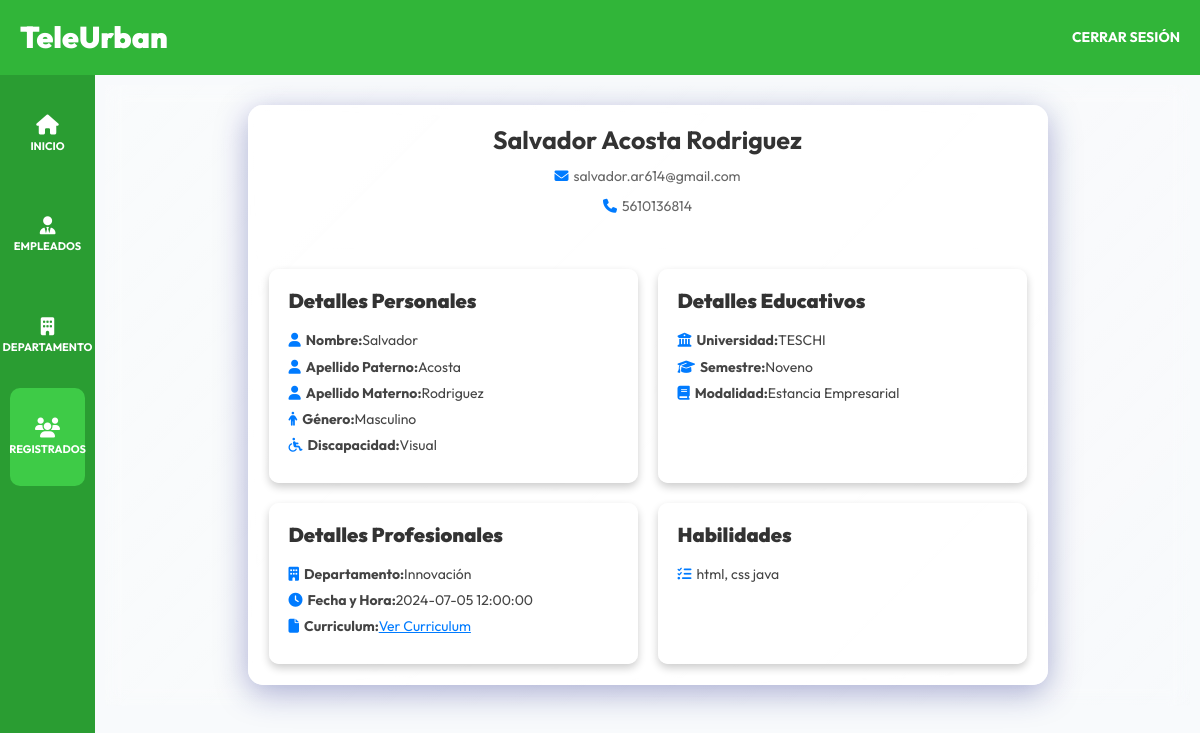
Screenshot of /admin/registrados/ver?id=21 (signed in) with the database file from the repository.
### tables this page shows
CREATE TABLE `entrevistas` (
  `id` int NOT NULL AUTO_INCREMENT,
  `nombre` varchar(255) NOT NULL,
  `a_paterno` varchar(255) NOT NULL,
  `a_materno` varchar(255) NOT NULL,
  `email` varchar(255) NOT NULL,
  `telefono` varchar(20) NOT NULL,
  `discapacidad_id` bigint DEFAULT NULL,
  `genero_id` bigint DEFAULT NULL,
  `semestre_id` bigint DEFAULT NULL,
  `universidad_id` bigint DEFAULT NULL,
  `curriculum` longblob,
  `fecha_hora` datetime NOT NULL,
  `modalidad_id` bigint DEFAULT NULL,
  `token` varchar(82) DEFAULT NULL,
  `token_expiracion` datetime DEFAULT NULL,
  `departamento_id` bigint DEFAULT NULL,
  `habilidades` text,
  `estatus_id` bigint DEFAULT NULL,
  PRIMARY KEY (`id`),
  KEY `discapacidad_id` (`discapacidad_id`),
  KEY `genero_id` (`genero_id`),
  KEY `semestre_id` (`semestre_id`),
  KEY `universidad_id` (`universidad_id`),
  KEY `modalidad_id` (`modalidad_id`),
  KEY `fk_departamento_id` (`departamento_id`),
  KEY `fk_estatus` (`estatus_id`),
  CONSTRAINT `entrevistas_ibfk_1` FOREIGN KEY (`discapacidad_id`) REFERENCES `discapacidad` (`id`),
  CONSTRAINT `entrevistas_ibfk_2` FOREIGN KEY (`genero_id`) REFERENCES `genero` (`id`),
  CONSTRAINT `entrevistas_ibfk_3` FOREIGN KEY (`semestre_id`) REFERENCES `semestre` (`id`),
  CONSTRAINT `entrevistas_ibfk_4` FOREIGN KEY (`universidad_id`) REFERENCES `universidad` (`id`),
  CONSTRAINT `entrevistas_ibfk_6` FOREIGN KEY (`modalidad_id`) REFERENCES `descripcion` (`id`),
  CONSTRAINT `entrevistas_ibfk_departamento` FOREIGN KEY (`departamento_id`) REFERENCES `departamentos` (`id`),
  CONSTRAINT `fk_departamento_id` FOREIGN KEY (`departamento_id`) REFERENCES `departamentos` (`id`),
  CONSTRAINT `fk_estatus` FOREIGN KEY (`estatus_id`) REFERENCES `status` (`id`)
);

CREATE TABLE `genero` (
  `id` bigint NOT NULL AUTO_INCREMENT,
  `nombre` varchar(250) NOT NULL,
  PRIMARY KEY (`id`),
  UNIQUE KEY `nombre` (`nombre`)
);

CREATE TABLE `discapacidad` (
  `id` bigint NOT NULL AUTO_INCREMENT,
  `nombre` varchar(250) NOT NULL,
  PRIMARY KEY (`id`),
  UNIQUE KEY `nombre` (`nombre`)
);

CREATE TABLE `universidad` (
  `id` bigint NOT NULL AUTO_INCREMENT,
  `nombre` varchar(250) NOT NULL,
  PRIMARY KEY (`id`),
  UNIQUE KEY `nombre` (`nombre`)
);

CREATE TABLE `semestre` (
  `id` bigint NOT NULL AUTO_INCREMENT,
  `grado` varchar(250) NOT NULL,
  PRIMARY KEY (`id`),
  UNIQUE KEY `grado` (`grado`)
);

CREATE TABLE `descripcion` (
  `id` bigint NOT NULL AUTO_INCREMENT,
  `nombre` varchar(250) NOT NULL,
  PRIMARY KEY (`id`),
  UNIQUE KEY `nombre` (`nombre`)
);

CREATE TABLE `departamentos` (
  `id` bigint NOT NULL AUTO_INCREMENT,
  `nombre_departamento` varchar(250) NOT NULL,
  `id_encargado` bigint NOT NULL,
  `descripcion` text,
  `imagen` varchar(255) DEFAULT NULL,
  `publicado` tinyint(1) DEFAULT '0',
  `disponible` tinyint(1) NOT NULL DEFAULT '1',
  PRIMARY KEY (`id`),
  KEY `departamento_ibfk_1` (`id_encargado`),
  CONSTRAINT `departamentos_ibfk_1` FOREIGN KEY (`id_encargado`) REFERENCES `empleados` (`id`)
);

### controllers/EntrevistaController.php (called while the page is built, shortened)
<?php
class EntrevistaController {
    public static function verMasInformacion(Router $router) {
        $id = $_GET['id'];
        $id = filter_var($id, FILTER_VALIDATE_INT);
        $entrevista = Entrevista::find($id);
        $entrevista->universidad_nombre = $entrevista->obtenerUniversidad();
        $entrevista->semestre_nombre = $entrevista->obtenerSemestre();
        $entrevista->departamento_nombre = $entrevista->obtenerDepartamento();
        $entrevista->modalidad_nombre = $entrevista->obtenerModalidad();
        $entrevista->discapacidad_nombre = $entrevista->obtenerDiscapacidad();
        $entrevista->genero_nombre = $entrevista->obtenerGenero();
        $router->render('admin/registrados/ver', [
            'titulo' => 'Detalles del Postulante',
            'entrevista' => $entrevista
        ]);
    }
}

### public/index.php (called while the page is built, shortened)
<?php
$router = new Router();
$router->get('/login', [AuthController::class, 'login']);
$router->post('/login', [AuthController::class, 'login']);
$router->post('/logout', [AuthController::class, 'logout']);
$router->get('/registro', [AuthController::class, 'registro']);
$router->post('/registro', [AuthController::class, 'registro']);
$router->get('/olvide', [AuthController::class, 'olvide']);
$router->post('/olvide', [AuthController::class, 'olvide']);
$router->get('/reestablecer', [AuthController::class, 'reestablecer']);
$router->post('/reestablecer', [AuthController::class, 'reestablecer']);
$router->get('/mensaje', [AuthController::class, 'mensaje']);
$router->get('/confirmar-cuenta', [AuthController::class, 'confirmar']);
$router->get('/admin/dashboard', [DashboardController::class, 'index']);
$router->get('/admin/empleados', [EmpleadosController::class, 'index']);
$router->get('/admin/empleados/crear', [EmpleadosController::class, 'crear']);
$router->post('/admin/empleados/crear', [EmpleadosController::class, 'crear']);
$router->get('/admin/empleados/editar', [EmpleadosController::class, 'editar']);
$router->post('/admin/empleados/editar', [EmpleadosController::class, 'editar']);
$router->post('/admin/empleados/eliminar', [EmpleadosController::class, 'eliminar']);
$router->get('/admin/departamentos', [DepartamentosController::class, 'index']);
$router->get('/admin/departamentos/crear', [DepartamentosController::class, 'crear']);
$router->post('/admin/departamentos/crear', [DepartamentosController::class, 'crear']);
$router->get('/admin/departamentos/editar', [DepartamentosController::class, 'editar']);
$router->post('/admin/departamentos/editar', [DepartamentosController::class, 'editar']);
$router->post('/admin/departamentos/eliminar', [DepartamentosController::class, 'eliminar']);
$router->post('/admin/departamentos/publicar', [DepartamentosController::class, 'publicar']);
$router->post('/admin/departamentos/despublicar', [DepartamentosController::class, 'despublicar']);
$router->post('/admin/departamentos/toggle-disponibilidad', [DepartamentosController::class, 'toggleDisponibilidad']);
$router->post('/admin/registrados/aceptar', [EntrevistaController::class, 'aceptar']);
$router->post('/admin/registrados/rechazar', [EntrevistaController::class, 'rechazar']);
$router->get('/admin/registrados/cv', [EntrevistaController::class, 'cv']);
$router->get('/admin/registrados/ver', [EntrevistaController::class, 'verMasInformacion']);
$router->get('/', [PaginasController::class, 'index']);
$router->get('/teleurban', [PaginasController::class, 'nosotros']);
$router->get('/departamentos', [PaginasController::class, 'departamentos']);
$router->get('/departamento', [DepartamentosController::class, 'detalle']);
$router->get('/citas', [CitasController::class, 'crear']);
$router->post('/citas', [CitasController::class, 'crear']);
$router->post('/validar-fecha-hora', [CitasController::class, 'validarFechaHora']);
$router->get('/404', [PaginasController::class, 'error']);
$router->get('/entrevistas', [CitasController::class, 'listar']);
$router->get('/modificar-cita', [CitasController::class, 'editar']);
$router->post('/modificar-cita', [CitasController::class, 'editar']);
$router->get('/login-cita', [CitasController::class, 'login']);
$router->post('/login-cita', [CitasController::class, 'login']);
$router->get('/admin/registrados', [EntrevistaController::class, 'index']);
$router->get('/admin/registrados/editar', [EntrevistaController::class, 'editar']);
$router->post('/admin/registrados/editar', [EntrevistaController::class, 'editar']);
$router->post('/admin/registrados/eliminar', [EntrevistaController::class, 'eliminar']);
$router->comprobarRutas();

### models/ActiveRecord.php (called while the page is built, shortened)
<?php
class ActiveRecord {
    protected static $db;
    protected static $tabla = '';
    public static function setDB($database) {
        self::$db = $database;
    }
    public static function consultarSQL($query) {
        $resultado = self::$db->query($query);
        $array = [];
        while($registro = $resultado->fetch_assoc()) {
            $array[] = static::crearObjeto($registro);
        }
        return $array;
    }
    protected static function crearObjeto($registro) {
        $objeto = new static;
        foreach($registro as $key => $value ) {
            if(property_exists( $objeto, $key  )) {
                $objeto->$key = $value;
            }
        }
        return $objeto;
    }
    public static function find($id) {
        $query = "SELECT * FROM " . static::$tabla  ." WHERE id = {$id}";
        $resultado = self::consultarSQL($query);
        return array_shift( $resultado ) ;
    }
}

### views/admin/registrados/ver.php (the view)
<div class="ver">
    <div class="ver__card">
        <div class="ver__card__header">
            <h2 class="card__name"><?php echo $entrevista->nombre . ' ' . $entrevista->a_paterno . ' ' . $entrevista->a_materno; ?></h2>
            <p class="card__email"><i class="fas fa-envelope"></i> <?php echo $entrevista->email; ?></p>
            <p class="card__phone"><i class="fas fa-phone"></i> <?php echo $entrevista->telefono; ?></p>
        </div>
        <div class="ver__card__body">
            <div class="card__section">
                <h3>Detalles Personales</h3>
                <p><i class="fas fa-user"></i> <strong>Nombre:</strong> <?php echo $entrevista->nombre; ?></p>
                <p><i class="fas fa-user"></i> <strong>Apellido Paterno:</strong> <?php echo $entrevista->a_paterno; ?></p>
                <p><i class="fas fa-user"></i> <strong>Apellido Materno:</strong> <?php echo $entrevista->a_materno; ?></p>
                <p><i class="fas fa-male"></i> <strong>Género:</strong> <?php echo $entrevista->genero_nombre; ?></p>
                <p><i class="fas fa-wheelchair"></i> <strong>Discapacidad:</strong> <?php echo $entrevista->discapacidad_nombre; ?></p>
            </div>
            <div class="card__section">
                <h3>Detalles Educativos</h3>
                <p><i class="fas fa-university"></i> <strong>Universidad:</strong> <?php echo $entrevista->universidad_nombre; ?></p>
                <p><i class="fas fa-graduation-cap"></i> <strong>Semestre:</strong> <?php echo $entrevista->semestre_nombre; ?></p>
                <p><i class="fas fa-book"></i> <strong>Modalidad:</strong> <?php echo $entrevista->modalidad_nombre; ?></p>
            </div>
            <div class="card__section">
                <h3>Detalles Profesionales</h3>
                <p><i class="fas fa-building"></i> <strong>Departamento:</strong> <?php echo $entrevista->departamento_nombre; ?></p>
                <p><i class="fas fa-clock"></i> <strong>Fecha y Hora:</strong> <?php echo $entrevista->fecha_hora; ?></p>
                <p><i class="fas fa-file"></i> <strong>Curriculum:</strong> <a href="/cv/<?php echo $entrevista->curriculum; ?>" target="_blank">Ver Curriculum</a></p>
            </div>
            <div class="card__section card__skills">
                <h3>Habilidades</h3>
                <p><i class="fas fa-tasks"></i> <?php echo $entrevista->habilidades; ?></p>
            </div>
        </div>
    </div>
</div>

### public/build/css/app.css (style rules this page uses)
html { -webkit-text-size-adjust:100%;line-height:1.15 }
body { margin:0 }
a { background-color:transparent }
b,strong { font-weight:bolder }
html { box-sizing:border-box;font-size:62.5%;height:100% }
*,:after,:before { box-sizing:inherit }
body { font-family:Outfit,sans-serif;font-size:1.8rem }
a { text-decoration:none }
h1,h2,h3 { font-family:Outfit,sans-serif;font-weight:900;margin:2rem 0 }
h2 { font-size:3.6rem }
h3 { font-size:3rem }
.dashboard { background-color:#f8fafc;display:flex;flex-direction:column;height:100% }
.ver { align-items:flex-start;-webkit-backdrop-filter:blur(10px);backdrop-filter:blur(10px);background:linear-gradient(135deg,hsla(0,0%,100%,.25),hsla(0,0%,100%,.1));display:flex;font-family:Outfit,sans-serif;justify-content:center;padding:2rem }
.ver__card { animation:fadeInUp 1s ease-in-out;backdrop-filter:blur(5px);-webkit-backdrop-filter:blur(5px);background:hsla(0,0%,100%,.9);border:1px solid hsla(0,0%,100%,.18);border-radius:15px;box-shadow:0 8px 32px 0 rgba(31,38,135,.37);max-width:800px;padding:20px;transition:transform .2s,background .2s;width:100% }
.ver__card__header { border-bottom:1px solid hsla(0,0%,100%,.18);margin-bottom:20px;padding-bottom:20px;text-align:center }
.ver__card__header .card__name { color:#333;font-size:2.5rem;font-weight:700;margin:0 }
.ver__card__header .card__email,.ver__card__header .card__phone { align-items:center;color:#666;display:flex;font-size:1.4rem;justify-content:center }
.ver__card__header .card__email i,.ver__card__header .card__phone i { color:#007bff;margin-right:.5rem }
.ver__card__body { display:grid;gap:20px;grid-template-columns:1fr 1fr }
.ver__card__body .card__section { background:hsla(0,0%,100%,.9);border-radius:10px;box-shadow:0 4px 8px 0 rgba(0,0,0,.2);padding:20px;transition:background .2s }
.ver__card__body .card__section h3 { color:#333;font-size:2rem;margin-top:0 }
.ver__card__body .card__section p { align-items:center;color:#444;display:flex;font-size:1.4rem;margin:10px 0 }
.ver__card__body .card__section p i { color:#007bff;margin-right:.5rem }
.ver__card__body .card__section a { color:#007bff;text-decoration:underline;transition:color .2s }
.ver__card__body .card__skills { grid-column:span 2 }
@media (min-width:768px) { .ver__card__body .card__skills { grid-column:span 1 } }

### rows the page displays
entrevistas: nombre "Salvador", a_paterno "Acosta", a_materno "Rodriguez", email "salvador.ar614@gmail.com", telefono "5610136814", genero.nombre "Masculino", discapacidad.nombre "Visual", universidad.nombre "TESCHI", semestre.grado "Noveno", modalidad.nombre "Estancia Empresarial", departamento.nombre_departamento "Innovación", fecha_hora "2024-07-05 12:00:00", habilidades "html, css java"
